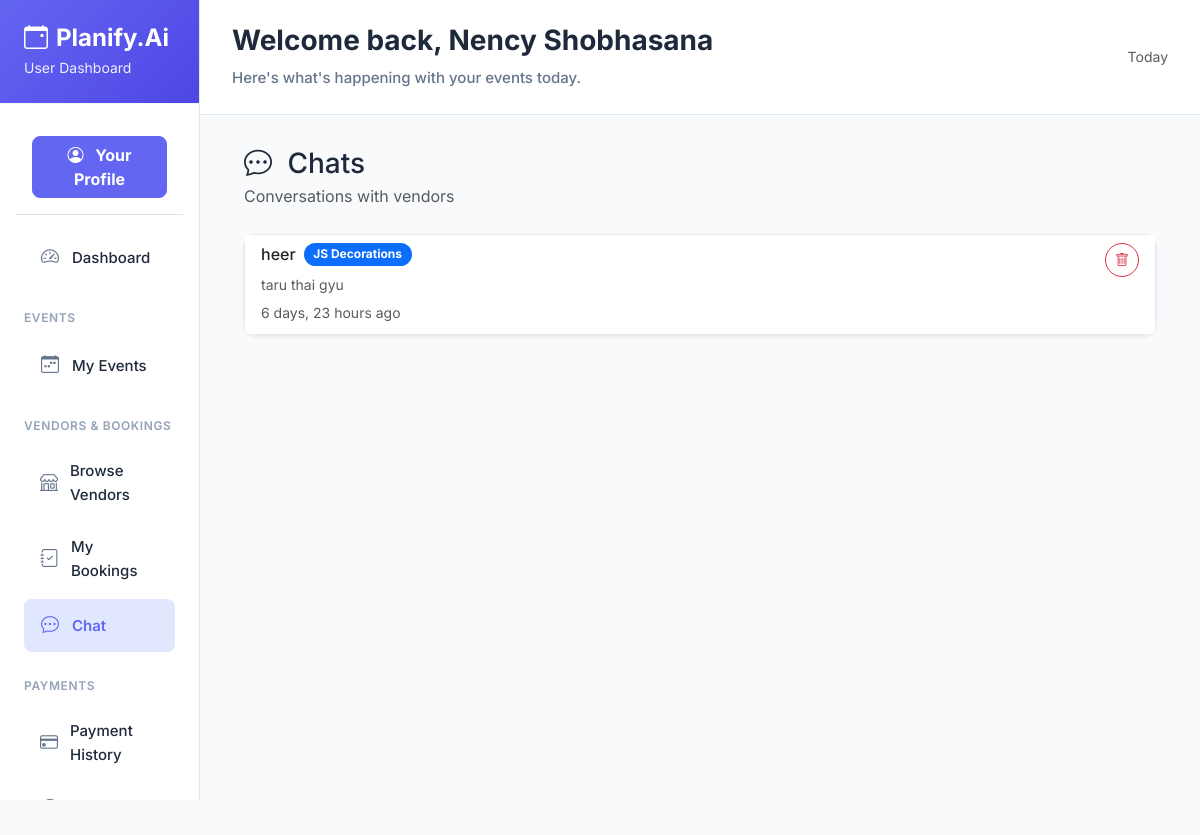
The app's page /user/chat/ (signed in) with its own data.
### account/models.py (models this page shows, shortened)
class User(models.Model):
    fullname = models.CharField(max_length=255)
    email = models.EmailField(unique=True)
    mobile = models.CharField(max_length=15, unique=True, null=True, blank=True)
    password = models.CharField(max_length=255, blank=True, null=True)
    is_active = models.BooleanField(default=False)   # ✅ added
    email_verified = models.BooleanField(default=False)
    role = models.ForeignKey(Role, on_delete=models.CASCADE)
    business_logo = models.ImageField(upload_to='vendor_logos/', null=True, blank=True)
    created_at = models.DateTimeField(auto_now_add=True)
    updated_at = models.DateTimeField(auto_now=True)

### vendor/models.py (models this page shows, shortened)
class Chat(models.Model):
    created_at = models.DateTimeField(auto_now_add=True)
    updated_at = models.DateTimeField(auto_now=True)
    store = models.ForeignKey(Store, blank=True, null=True, on_delete=models.CASCADE, related_name='chats')
    user = models.ForeignKey(User, on_delete=models.CASCADE, related_name='user_chats')
    vendor = models.ForeignKey(User, limit_choices_to={'role__name__iexact': 'vendor'}, on_delete=models.CASCADE, related_name='vendor_chats')
    class Meta:
        unique_together = (('user', 'vendor'),)

class Store(models.Model):
    vendor = models.ForeignKey(User, on_delete=models.CASCADE, limit_choices_to={'role__name__iexact': 'vendor'})
    store_name = models.CharField(max_length=200)
    description = models.TextField()
    phone = models.CharField(max_length=20, null=True, blank=True)
    category = models.ForeignKey(category, on_delete=models.CASCADE)
    address = models.TextField()
    city = models.CharField(max_length=100)
    price_start = models.DecimalField(max_digits=10, decimal_places=2)
    profile_image = models.ImageField(upload_to='store_images/', null=True, blank=True)
    created_at = models.DateTimeField(auto_now_add=True)
    updated_at = models.DateTimeField(auto_now=True)
    status = models.BooleanField(default=True)  # active/inactive

class ChatMessage(models.Model):
    message = models.TextField()
    image = models.ImageField(upload_to='chat_images/', null=True, blank=True)
    is_read = models.BooleanField(default=False)
    created_at = models.DateTimeField(auto_now_add=True)
    chat = models.ForeignKey(Chat, on_delete=models.CASCADE, related_name='messages')
    sender = models.ForeignKey(User, on_delete=models.CASCADE, related_name='sent_messages')
    class Meta:
        ordering = ['created_at']

### user/views.py (the view)
    def wrapper(request, *args, **kwargs):
        user_id = request.session.get('user_id')
        if not user_id:
            return redirect('/login/')
        try:
            User.objects.get(id=user_id)
        except User.DoesNotExist:
            request.session.flush()
            return redirect('/login/')
        return view_func(request, *args, **kwargs)

### event/context_processors.py (called while the page is built)
def global_app_info(request):
    return {
        'APP_NAME': 'Planify.Ai',
        'APP_LOGO_TEXT': 'PA',                 # Text logo (initials)
        'APP_LOGO_IMAGE': '/static/images/LOGO.png',   # Image logo (inside static/)
    }

def vendor_stores(request):
    try:
        from vendor.models import Store
        stores = Store.objects.filter(status=True).order_by('store_name')
    except Exception:
        stores = []
    return {
        'all_stores': stores
    }

def unread_counts(request):
    user_id = None
    try:
        user_id = request.session.get('user_id')
    except Exception:
        user_id = None
    unread_notifications = 0
    try:
        if user_id:
            from user.models import Notification
            unread_notifications = Notification.objects.filter(user_id=user_id, is_read=False).count()
    except Exception:
        unread_notifications = 0
    return {
        'unread_notifications': unread_notifications,
    }

### user/views.py (called while the page is built)
def user_required(view_func):
    def wrapper(request, *args, **kwargs):
        user_id = request.session.get('user_id')
        if not user_id:
            return redirect('/login/')
        try:
            User.objects.get(id=user_id)
        except User.DoesNotExist:
            request.session.flush()
            return redirect('/login/')
        return view_func(request, *args, **kwargs)
    return wrapper

@user_required
def user_chat(request):
    user_id = request.session.get('user_id')
    user = User.objects.get(id=user_id)
    chats = Chat.objects.filter(user_id=user_id).select_related('vendor', 'store')
    chats = chats.annotate(unread_count=Count('messages', filter=Q(messages__is_read=False)))
    return render(request, 'user/chat.html', {'chats': chats, 'user': user})

### template/user/chat.html (shortened to what this page needs)
{% extends 'user/base.html' %}
{% block content %}
<div class="container-fluid">
    <div class="d-flex justify-content-between align-items-center mb-4">
        <div>
            <h3 class="mb-1"><i class="bi bi-chat-dots me-2"></i> Chats</h3>
            <p class="text-muted mb-0">Conversations with vendors</p>
        </div>
    </div>
    {% if chats %}
    <div class="card shadow-sm">
        <div class="list-group list-group-flush">
            {% for chat in chats %}
            <div class="list-group-item">
                <div class="d-flex justify-content-between align-items-start">
                    <div class="flex-grow-1">
                        <a href="{% url 'user:user_chat_detail' chat.id %}" class="text-decoration-none text-reset d-block">
                            <div class="d-flex align-items-center mb-2">
                                <h6 class="mb-0 me-2">{{ chat.vendor.fullname }}</h6>
                                {% if chat.store %}
                                <span class="badge bg-primary">{{ chat.store.store_name }}</span>
                                {% endif %}
                            </div>
                            {% with last_message=chat.messages.last %}
                            {% if last_message %}
                            <p class="mb-1 text-muted small">{{ last_message.message|truncatewords:15 }}</p>
                            <small class="text-muted">{{ last_message.created_at|timesince }} ago</small>
                            {% else %}
                            <p class="mb-0 text-muted small">No messages yet</p>
                            {% endif %}
                            {% endwith %}
                        </a>
                    </div>
                    <div class="d-flex align-items-start gap-2">
                        <form method="post" action="{% url 'user:user_delete_chat' chat.id %}">
                            <button type="submit" class="btn btn-sm btn-outline-danger rounded-circle" title="Delete conversation" onclick="return confirm('Delete this conversation?');" style="width:34px;height:34px;">
                                <i class="bi bi-trash"></i>
                            </button>
                        </form>
                    </div>
                </div>
            </div>
            {% endfor %}
        </div>
    </div>
    {% endif %}
</div>
{% endblock %}

### template/user/include/header.html (shortened to what this page needs)
<div class="dashboard-header">
    <div class="d-flex justify-content-between align-items-center">
        <div>
            <h2>Welcome back, {{ user.fullname|default:"User" }}</h2>
            <p>Here's what's happening with your events today.</p>
        </div>
        <div class="d-flex align-items-center gap-3">
            <div class="text-end">
                <small class="text-muted d-block">Today</small>
            </div>
        </div>
    </div>
</div>

### static/css/app.css (style rules this page uses)
:root { --primary: #6366f1; --primary-light: #e0e7ff; --primary-dark: #4f46e5; --success: #10b981; --success-light: #d1fae5; --warning: #f59e0b; --warning-light: #fef3c7; --danger: #ef4444; --danger-light: #fee2e2; --info: #06b6d4; --info-light: #cffafe; --bg-primary: #ffffff; --bg-secondary: #f8fafc; --bg-tertiary: #f1f5f9; --text-primary: #0f172a; --text-secondary: #64748b; --text-light: #94a3b8; --border: #e2e8f0; --border-light: #f1f5f9; --shadow-sm: 0 1px 2px rgba(0, 0, 0, 0.05); --shadow: 0 1px 3px rgba(0, 0, 0, 0.10), 0 1px 2px rgba(0, 0, 0, 0.06); --shadow-md: 0 8px 20px rgba(15, 23, 42, 0.10); --radius: 12px; --radius-sm: 10px; }
* { box-sizing: border-box; }
body { font-family: 'Inter', -apple-system, BlinkMacSystemFont, 'Segoe UI', Roboto, Arial, sans-serif; background: var(--bg-secondary); color: var(--text-primary); -webkit-font-smoothing: antialiased; -moz-osx-font-smoothing: grayscale; }
.dashboard-header { background: var(--bg-primary); padding: 1.25rem 1.75rem; border-bottom: 1px solid var(--border); }
.dashboard-header h2 { font-size: 1.65rem; font-weight: 800; margin: 0; }
.dashboard-header p { margin: .4rem 0 0; color: var(--text-secondary); font-weight: 500; }
.btn { border-radius: var(--radius-sm); font-weight: 650; }
.badge { border-radius: 999px; font-weight: 700; padding: .35rem .6rem; }

### static/css/user.css (style rules this page uses)
:root { --primary: #6366f1; --primary-light: #e0e7ff; --primary-dark: #4f46e5; --success: #10b981; --success-light: #d1fae5; --warning: #f59e0b; --warning-light: #fef3c7; --danger: #ef4444; --danger-light: #fee2e2; --info: #06b6d4; --info-light: #cffafe; --bg-primary: #ffffff; --bg-secondary: #f8fafc; --bg-tertiary: #f1f5f9; --text-primary: #1e293b; --text-secondary: #64748b; --text-light: #94a3b8; --border: #e2e8f0; --border-light: #f1f5f9; --shadow-sm: 0 1px 2px 0 rgba(0, 0, 0, 0.05); --shadow: 0 1px 3px 0 rgba(0, 0, 0, 0.1), 0 1px 2px 0 rgba(0, 0, 0, 0.06); --shadow-md: 0 4px 6px -1px rgba(0, 0, 0, 0.1), 0 2px 4px -1px rgba(0, 0, 0, 0.06); --shadow-lg: 0 10px 15px -3px rgba(0, 0, 0, 0.1), 0 4px 6px -2px rgba(0, 0, 0, 0.05); --radius: 12px; --radius-sm: 8px; --radius-lg: 16px; }
body { font-family: 'Inter', -apple-system, BlinkMacSystemFont, 'Segoe UI', Roboto, sans-serif; background: var(--bg-secondary); color: var(--text-primary); line-height: 1.6; }
.dashboard-header { background: var(--bg-primary); padding: 1.5rem 2rem; border-bottom: 1px solid var(--border); }
.dashboard-header h2 { font-size: 1.75rem; font-weight: 700; margin: 0; }
.dashboard-header p { color: var(--text-secondary); margin: 0.5rem 0 0 0; font-size: 0.9375rem; }
.card { border: 1px solid var(--border); border-radius: var(--radius); box-shadow: var(--shadow); }

### records on screen
User: fullname "Nency Shobhasana"
Chat: vendor.fullname "heer", store.store_name "JS Decorations", messages.last.message "taru thai gyu", messages.last.created_at "6 days, 23 hours"

### other values on screen
{{ APP_NAME }} "Planify.Ai"
